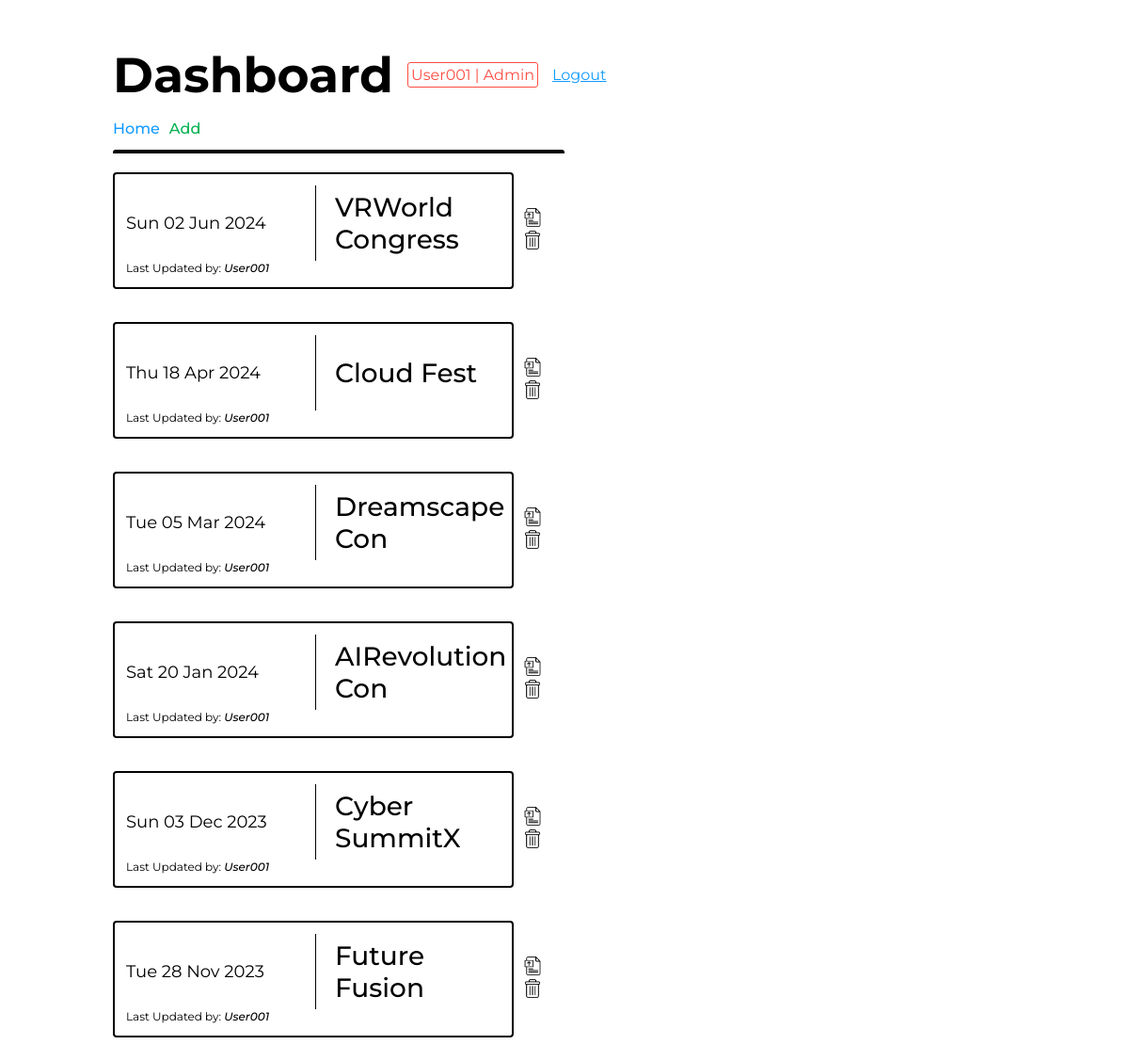
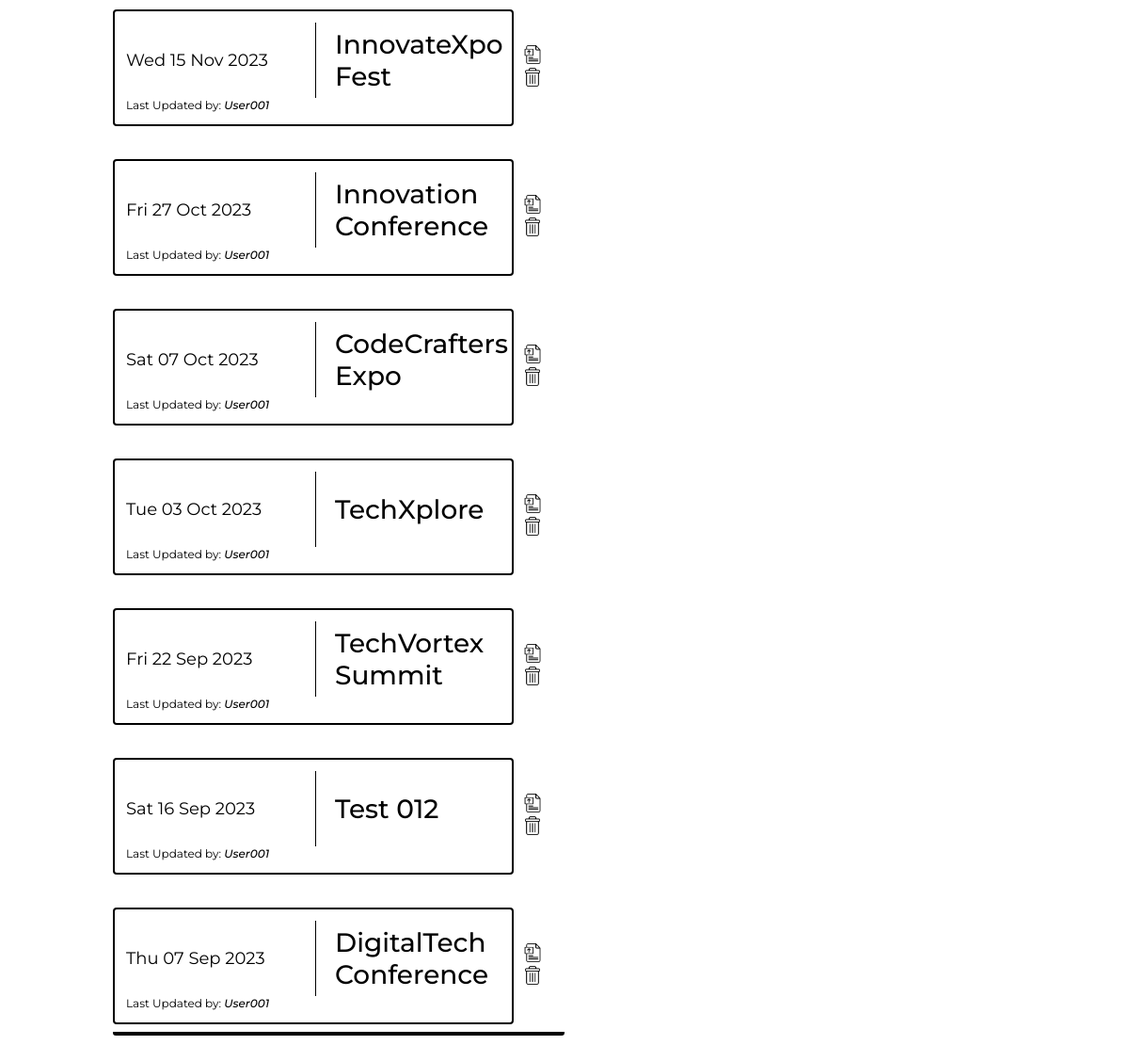
The app's page /dashboard (signed in) with its own data (2 pictures, top to bottom).
### helpers/db_manager.py (models this page shows)
    class User(db.Model, UserMixin):
        id = db.Column(db.Integer, primary_key=True)
        username = db.Column(db.String, unique=True)
        password = db.Column(db.String)
        is_admin = db.Column(db.Boolean)

    class Event(db.Model):
        id =  db.Column(db.Integer, primary_key=True)
        date = db.Column(db.String)
        title = db.Column(db.String(17))
        last_updated_by = db.Column(db.Integer, db.ForeignKey('user.id'))
        user = db.relationship("User", backref='user', lazy=True, uselist=False)

### app.py (the view)
@app.route("/dashboard")
@login_required
def dashboard():
    event_records = db_manager.get_events(db, event_table, user_table)
    return render_template("dashboard.html", events=event_records)

### app.py (called while the page is built)
@login_manager.user_loader
def load_user(user_id):
    return user_table.query.get(int(user_id))

@app.context_processor
def inject_user():
    return dict(user=current_user)

### helpers/db_manager.py (called while the page is built)
def get_events(db, event_table, user_table):
    event_records = db.session.execute(db.select(event_table).order_by(event_table.id)).scalars().all()
    serialized_event_records = []
    for record in event_records:
        user = user_table.query.filter_by(id=record.last_updated_by).first()
        event_record = EventObject(
            record.id,
            record.date,
            record.title,
            user.username
        )
        serialized_event_records.append(event_record)
    return sort_fmt_event_records(serialized_event_records)

def get_date(obj):
    return datetime.strptime(obj.date, '%Y-%m-%d')

def fmt_event_records(events):
    for event in events:
        if event.date != "":
            event_date = datetime.strptime(event.date, '%Y-%m-%d')
            event.date = event_date.strftime("%a %d %b %Y")
    return events

def sort_fmt_event_records(events):
    sorted_asc_list = sorted(events, key=get_date, reverse=True)
    return fmt_event_records(sorted_asc_list)

### templates/dashboard.html (shortened to what this page needs)
{%extends "base.html"%}
{%block page_title%}Dashboard{%endblock%}
{%block content%}
    <div class="crud-ops">
        <a class="events-link"href="/">Home</a>
        <a href="/add-event" class="add">
            Add
        </a>
    </div>
    <div class="dashboard-events-holder">
        {%for event in events%}
            <div class="event-ext">
                <div class="dashboard-event">
                    <div class="dashboard-event-content">
                        <div class="date">
                            <p>{{event.date}}</p>
                        </div>
                        <div class="title">
                            <h1>{{event.title}}</h1>
                        </div>
                    </div>
                    <p class="updated-by">Last Updated by: <span class="username">{{event.last_updated_by}}</span></p>
                </div>
                <div class="dashboard-event-options">
                    <a href="/update-event/{{event.id}}"><img class="update-img" src="{{url_for('static', filename='imgs/file.png')}}" width="20"></a>
                    {%if user.is_admin%}
                        <a href="/delete-event/{{event.id}}"><img class="delete-img" src="{{url_for('static', filename='imgs/delete.png')}}" width="20"></a>
                    {% endif %}
                </div>
            </div>
        {%endfor%}
    </div>
{%endblock%}

### templates/base.html (shortened to what this page needs)
<!DOCTYPE html>
<html>
    <head>
        <link rel="stylesheet" href="{{url_for('static', filename='css/events.css')}}">
        <link rel="stylesheet" href="{{url_for('static', filename='css/base.css')}}">
        <link rel="stylesheet" href="{{url_for('static', filename='css/messages.css')}}">
        <link rel="stylesheet" href="{{url_for('static', filename='css/forms.css')}}">
    </head>
    <body>
        <div class="page-content">
            <div class="page-title">
                <h1>{%block page_title%}{%endblock%}</h1>
                <div class="title-badge">
                    {% if user.is_admin %}
                        <p>{{user.username}} | Admin</p>
                    {% else %}
                        <p>{{user.username}}</p>
                    {% endif %}
                </div>
                <a href="/logout">Logout</a>
            </div>
            {% block content %}
            {% endblock %}
        </div>
    </body>
</html>

### static/css/events.css (style rules this page uses)
.dashboard-events-holder, .events-holder { border-radius: 3px; width: 30rem; padding: 20px 0px 20px 0px; overflow-y: scroll; height: 70vh; display: flex; flex-direction: column; gap: 35px; border-top: 4px solid #000; border-bottom: 4px solid #000; margin-top: 10px; margin-bottom: 10px; }
.event, .dashboard-event, .delete-event { border: 2px solid #000; border-radius: 4px; width: 25rem; min-height: 6rem; overflow: auto; padding: 12px; }
.event-content, .dashboard-event-content, .delete-event-content { display: flex; align-items: center; gap: 20px; flex-wrap: wrap; }
.delete-event-content .date, .dashboard-event-content .date, .event-content .date { font-size: 18px; font-weight: 400; border-right: 1px solid #000; height: 5rem; display: flex; justify-content: center; flex-direction: column; flex: 2; }
.dashboard-event-content p, .delete-event-content p { font-size: 18px; font-weight: 400; }
.delete-event-content .title h1, .dashboard-event-content .title h1, .event-content .title h1 { font-size: 28px; font-weight: 500; }
.delete-event-content .title, .dashboard-event-content .title, .event-content .title { flex: 1; min-width: 11rem; }
.dashboard-event-content h1, .delete-event-content h1 { font-size: 28px; font-weight: 500; }
.event .updated-by, .dashboard-event .updated-by { font-size: 12px; }
.event .updated-by .username, .dashboard-event .updated-by .username { font-style: italic; font-weight: 500; }
.event-ext { display: flex; align-items: center; gap: 10px; }

### static/css/base.css (style rules this page uses)
body { padding: 0px; margin: 0px; box-sizing: border-box; font-family: 'Montserrat', sans-serif; }
p, h1 { margin: 0px; }
.page-content { width: 80%; margin: auto; }
.page-title h1 { font-size: 52px; }
.page-title { display: flex; align-items: center; gap: 15px; margin: 3rem 0rem 1rem 0rem }
.page-title a { color: #129BFF; text-decoration: underline; }
.title-badge { border-radius: 3px; border: 1px solid #FF4C41; color: #FF4C41; padding: 3px; }
.crud-ops .add { color: #00B252; text-decoration: none; font-weight: 500; }
.events-link { color: #129BFF; text-decoration: none; font-weight: 500; }
.crud-ops { display: flex; gap: 10px; margin-bottom: 0.8rem; align-items: flex-end; }

### records on screen
User: username "User001", last_updated_by "User001" "User001" "User001" "User001" "User001" "User001" "User001" "User001" "User001" "User001" "User001" "User001" "User001", is_admin True (drawn)
Event: title "VRWorld Congress"
Event: title "Cloud Fest"
Event: title "Dreamscape Con"
Event: title "AIRevolution Con"
Event: title "Cyber SummitX"
Event: title "Future Fusion"
Event: title "InnovateXpo Fest"
Event: title "Innovation Conference"
Event: title "CodeCrafters Expo"
Event: title "TechXplore"
Event: title "TechVortex Summit"
Event: title "Test 012"
Event: title "DigitalTech Conference"

### other values on screen
{{ event.date }} "Sun 02 Jun 2024" "Thu 18 Apr 2024" "Tue 05 Mar 2024" "Sat 20 Jan 2024" "Sun 03 Dec 2023" "Tue 28 Nov 2023" "Wed 15 Nov 2023" "Fri 27 Oct 2023" "Sat 07 Oct 2023" "Tue 03 Oct 2023" "Fri 22 Sep 2023" "Sat 16 Sep 2023" "Thu 07 Sep 2023"
